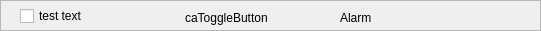
      <widget class="QFrame" name="frame_Test_LineEdit_15">
       <property name="geometry">
        <rect>
         <x>5</x>
         <y>280</y>
         <width>541</width>
         <height>31</height>
        </rect>
       </property>
       <property name="frameShape">
        <enum>QFrame::StyledPanel</enum>
       </property>
       <property name="frameShadow">
        <enum>QFrame::Raised</enum>
       </property>
       <widget class="caLabel" name="caLabel_192">
        <property name="geometry">
         <rect>
          <x>340</x>
          <y>10</y>
          <width>86</width>
          <height>16</height>
         </rect>
        </property>
        <property name="font">
         <font>
          <pointsize>9</pointsize>
         </font>
        </property>
        <property name="frameShape">
         <enum>QFrame::NoFrame</enum>
        </property>
        <property name="text">
         <string>Alarm</string>
        </property>
        <property name="alignment">
         <set>Qt::AlignAbsolute|Qt::AlignLeading|Qt::AlignLeft|Qt::AlignVCenter</set>
        </property>
        <property name="fontScaleMode">
         <enum>ESimpleLabel::Height</enum>
        </property>
        <property name="foreground">
         <color>
          <red>0</red>
          <green>0</green>
          <blue>0</blue>
         </color>
        </property>
        <property name="background">
         <color alpha="0">
          <red>0</red>
          <green>0</green>
          <blue>0</blue>
         </color>
        </property>
       </widget>
       <widget class="caLabel" name="caLabel_194">
        <property name="geometry">
         <rect>
          <x>185</x>
          <y>10</y>
          <width>106</width>
          <height>16</height>
         </rect>
        </property>
        <property name="font">
         <font>
          <pointsize>9</pointsize>
         </font>
        </property>
        <property name="frameShape">
         <enum>QFrame::NoFrame</enum>
        </property>
        <property name="text">
         <string>caToggleButton</string>
        </property>
        <property name="alignment">
         <set>Qt::AlignAbsolute|Qt::AlignLeading|Qt::AlignLeft|Qt::AlignVCenter</set>
        </property>
        <property name="fontScaleMode">
         <enum>ESimpleLabel::Height</enum>
        </property>
        <property name="foreground">
         <color>
          <red>0</red>
          <green>0</green>
          <blue>0</blue>
         </color>
        </property>
        <property name="background">
         <color alpha="0">
          <red>0</red>
          <green>0</green>
          <blue>0</blue>
         </color>
        </property>
       </widget>
       <widget class="caToggleButton" name="catogglebutton_3">
        <property name="geometry">
         <rect>
          <x>20</x>
          <y>5</y>
          <width>100</width>
          <height>22</height>
         </rect>
        </property>
        <property name="text">
         <string>test text</string>
        </property>
        <property name="channel" stdset="0">
         <string notr="true">$(DEVICE):OP:demoBI</string>
        </property>
        <property name="colorMode">
         <enum>caToggleButton::Alarm</enum>
        </property>
        <property name="trueValue">
         <string>1</string>
        </property>
       </widget>
      </widget>
